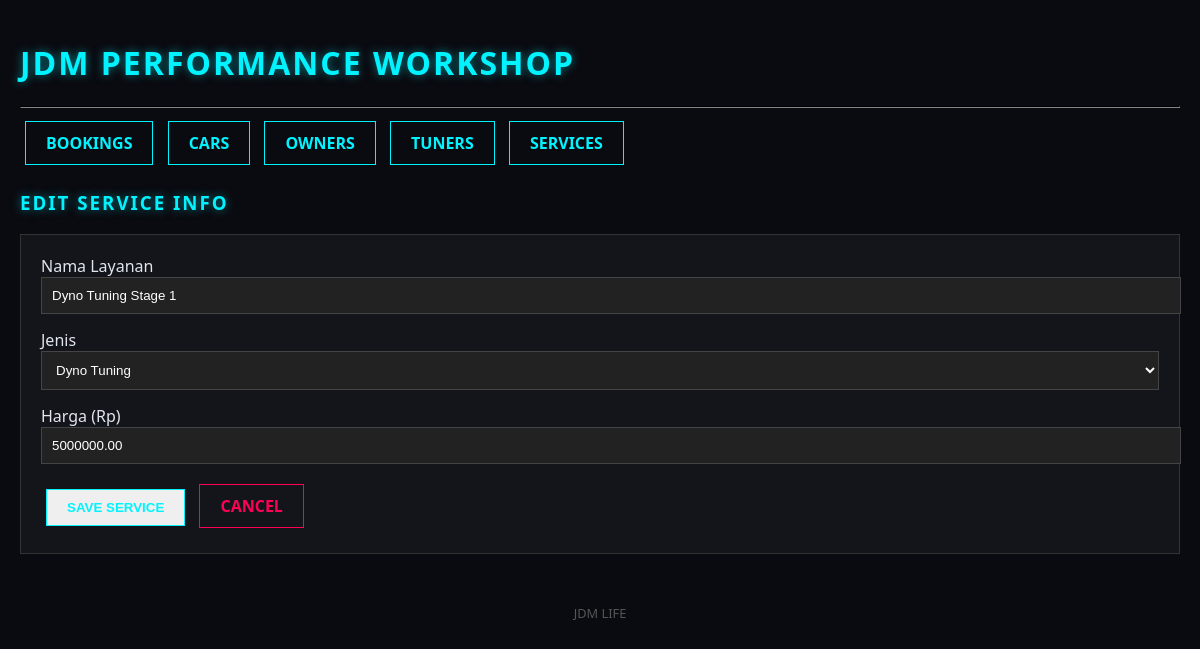
/index.php?page=service_edit&id=2, run on the app's committed database.
### tables this page shows
CREATE TABLE IF NOT EXISTS `services` (
  `id` int(11) NOT NULL AUTO_INCREMENT,
  `nama_layanan` varchar(100) NOT NULL,
  `jenis` enum('Service','Dyno Tuning') NOT NULL,
  `harga` decimal(10,2) NOT NULL,
  PRIMARY KEY (`id`)
);

### config/Database.php (called while the page is built, shortened)
<?php
class Database {
    protected $host = "localhost";
    protected $user = "root";
    protected $password = "";
    protected $db_name = "jdm_workshop";
    protected $conn;
    public function __construct() {
        $this->conn = new mysqli($this->host, $this->user, $this->password, $this->db_name);
    }
    public function execute($query) {
        return $this->conn->query($query);
    }
}
?>

### viewmodels/ServiceViewModel.php (called while the page is built, shortened)
<?php
include_once 'models/ServiceModel.php';
class ServiceViewModel {
    private $model;
    public function __construct() {
        $this->model = new ServiceModel();
    }
    public function prepareForm($id = null) {
        if ($id) {
            $this->editData = $this->model->getServiceById($id);
        }
    }
}
?>

### models/ServiceModel.php (called while the page is built, shortened)
<?php
include_once 'config/Database.php';
class ServiceModel extends Database {
    public function getServiceById($id) {
        $query = "SELECT * FROM services WHERE id='$id'";
        return $this->execute($query)->fetch_assoc();
    }
}
?>

### views/services/form.php (the view, shortened to what this page needs)
<?php include 'views/templates/header.php'; ?>
<h3><?= ($viewModel->editData ? "Edit Service Info" : "Add New Service") ?></h3>
<div style="background: var(--panel-bg); padding: 20px; border: 1px solid #333;">
    <form action="index.php?page=service_save" method="POST">
        <div class="form-group">
            <label>Nama Layanan</label>
            <input type="text" name="nama" value="<?= $viewModel->editData['nama_layanan'] ?? '' ?>" required>
        </div>
        <div class="form-group">
            <label>Jenis</label>
            <select name="jenis">
                <option value="Dyno Tuning" <?= (isset($viewModel->editData['jenis']) && $viewModel->editData['jenis'] == 'Dyno Tuning') ? 'selected' : '' ?>>Dyno Tuning</option>
            </select>
        </div>
        <div class="form-group">
            <label>Harga (Rp)</label>
            <input type="number" name="harga" value="<?= $viewModel->editData['harga'] ?? '' ?>" required>
        </div>
        <button type="submit" class="btn">SAVE SERVICE</button>
        <a href="index.php?page=service_list" class="btn btn-danger">CANCEL</a>
    </form>
</div>
<?php include 'views/templates/footer.php'; ?>

### views/templates/header.php (style rules this page uses)
:root { --bg-dark: #0a0b10; --panel-bg: #13151a; --neon-blue: #00f3ff; --neon-pink: #ff0055; --text-main: #e0e6ed; }
body { background-color: var(--bg-dark); color: var(--text-main); font-family: 'Segoe UI', Tahoma, Geneva, Verdana, sans-serif; margin: 0; padding: 20px; }
h1, h2, h3 { text-transform: uppercase; letter-spacing: 2px; color: var(--neon-blue); text-shadow: 0 0 10px rgba(0, 243, 255, 0.5); }
.btn { display: inline-block; padding: 10px 20px; margin: 5px; text-decoration: none; font-weight: bold; border: 1px solid var(--neon-blue); color: var(--neon-blue); transition: 0.3s; }
.btn-danger { border-color: var(--neon-pink); color: var(--neon-pink); }
.form-group { margin-bottom: 15px; }
input, select { width: 100%; padding: 10px; background: #222; border: 1px solid #444; color: white; }

### data on the page
services: nama "Dyno Tuning Stage 1", jenis "Dyno Tuning", harga "5000000.00"
